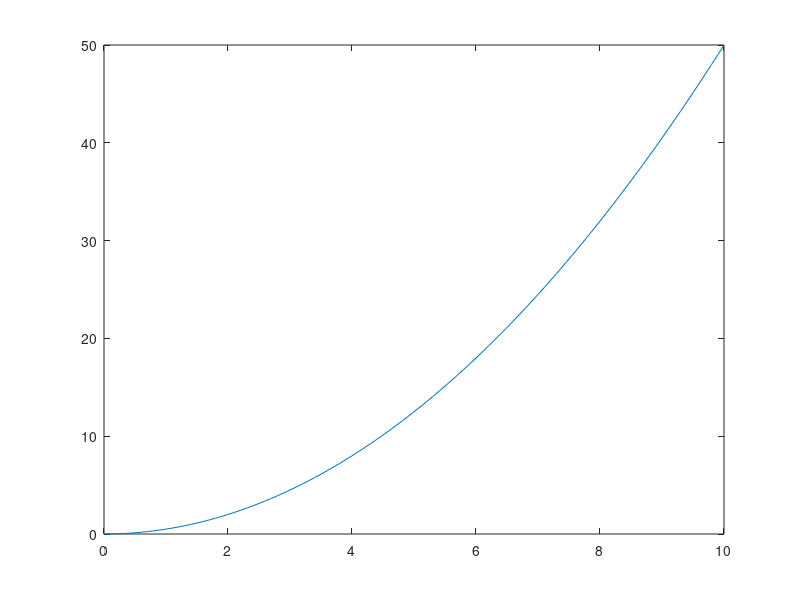

This figure's MATLAB source:
k = 1 ;

R= 10e3 ;
C = 1e-7 ; 

T = R*C ;

num = [0 k] ;
den = [T 1] ;
G = tf(num,den) ;

t = 0:0.1:10 ;
u_parapolic = 0.5 * t.^2 ;
[y_ramp,t_ramp] = lsim(G,u_parapolic,t);

plot(t_ramp,y_ramp) ;
